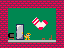

A level layout from a 2D game, rendered from its tile map. Below: a short description, then the map file with tile-grid data replaced by summaries:
An orthogonal 8x6 tile map with 8x8 px tiles, 3 tile layers (Background, Tiles, GameObjects) and 2 objects (Door, RaceSock).

<map version="1.10" tiledversion="1.11.2" orientation="orthogonal" renderorder="right-down" width="8" height="6" tilewidth="8" tileheight="8" infinite="0" nextlayerid="17" nextobjectid="3">
 <properties>
  <property name="LevelNumber" value="2" />
 </properties>
 <tileset firstgid="1" source="Textures.tsx" />
 <layer id="14" name="Background" width="8" height="6">
  <data>[48 cells, 48 non-empty, 5 distinct tile ids]</data>
 </layer>
 <layer id="15" name="Tiles" width="8" height="6">
  <data>[48 cells, 27 non-empty, 5 distinct tile ids]</data>
 </layer>
 <layer id="16" name="GameObjects" width="8" height="6">
  <data>[48 cells, 7 non-empty, 7 distinct tile ids]</data>
 </layer>
 <objectgroup id="4" name="Object Layer 1">
  <object id="1" name="Door" x="14.4435" y="22.3612" width="12.5825" height="20.8685">
   <properties>
    <property name="GoToDoor" value="FrogDoor" />
    <property name="GoToMap" value="World3" />
   </properties>
  </object>
  <object id="2" name="RaceSock" x="29.7243" y="13.2631" width="20.3161" height="21.114" />
 </objectgroup>
</map>
